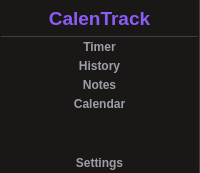
       <widget class="QFrame" name="aside_frame">
        <property name="sizePolicy">
         <sizepolicy hsizetype="Fixed" vsizetype="Preferred">
          <horstretch>0</horstretch>
          <verstretch>0</verstretch>
         </sizepolicy>
        </property>
        <property name="minimumSize">
         <size>
          <width>100</width>
          <height>0</height>
         </size>
        </property>
        <property name="styleSheet">
         <string notr="true">background-color: #1a1817;
border-right: 1px solid #3e3e42;
padding: 1px;</string>
        </property>
        <layout class="QVBoxLayout" name="aside">
         <property name="spacing">
          <number>0</number>
         </property>
         <property name="leftMargin">
          <number>0</number>
         </property>
         <property name="topMargin">
          <number>0</number>
         </property>
         <property name="rightMargin">
          <number>0</number>
         </property>
         <property name="bottomMargin">
          <number>0</number>
         </property>
         <item>
          <widget class="QLabel" name="app_title_label">
           <property name="minimumSize">
            <size>
             <width>0</width>
             <height>36</height>
            </size>
           </property>
           <property name="font">
            <font>
             <pointsize>-1</pointsize>
             <weight>75</weight>
             <bold>true</bold>
            </font>
           </property>
           <property name="styleSheet">
            <string notr="true">color: #8B5CF6;
border: none;
font-size: 19px;
font-weight: 600;
border-bottom: 1px solid #3e3e42;</string>
           </property>
           <property name="text">
            <string>CalenTrack</string>
           </property>
           <property name="alignment">
            <set>Qt::AlignCenter</set>
           </property>
           <property name="margin">
            <number>0</number>
           </property>
          </widget>
         </item>
         <item>
          <widget class="QToolButton" name="stopwatch_btn">
           <property name="sizePolicy">
            <sizepolicy hsizetype="Expanding" vsizetype="Fixed">
             <horstretch>0</horstretch>
             <verstretch>0</verstretch>
            </sizepolicy>
           </property>
           <property name="minimumSize">
            <size>
             <width>93</width>
             <height>14</height>
            </size>
           </property>
           <property name="styleSheet">
            <string notr="true">QToolButton {
	color: #9E9EA7;
	border: none;
	font-size: 12px;
	font-weight: 700;
}
QToolButton:hover {
    background-color: #252525;
}</string>
           </property>
           <property name="text">
            <string>Timer</string>
           </property>
           <property name="icon">
            <iconset>
             <normaloff>stopwatch-icon.png</normaloff>stopwatch-icon.png</iconset>
           </property>
           <property name="iconSize">
            <size>
             <width>18</width>
             <height>18</height>
            </size>
           </property>
           <property name="toolButtonStyle">
            <enum>Qt::ToolButtonTextUnderIcon</enum>
           </property>
           <property name="autoRaise">
            <bool>false</bool>
           </property>
          </widget>
         </item>
         <item>
          <widget class="QToolButton" name="history_btn">
           <property name="sizePolicy">
            <sizepolicy hsizetype="Expanding" vsizetype="Fixed">
             <horstretch>0</horstretch>
             <verstretch>0</verstretch>
            </sizepolicy>
           </property>
           <property name="minimumSize">
            <size>
             <width>93</width>
             <height>14</height>
            </size>
           </property>
           <property name="styleSheet">
            <string notr="true">QToolButton {
	color: #9E9EA7;
	border: none;
	font-size: 12px;
	font-weight: 700;
}
QToolButton:hover {
    background-color: #252525;
}</string>
           </property>
           <property name="text">
            <string>History</string>
           </property>
           <property name="icon">
            <iconset>
             <normaloff>history-icon.svg</normaloff>history-icon.svg</iconset>
           </property>
           <property name="iconSize">
            <size>
             <width>17</width>
             <height>17</height>
            </size>
           </property>
           <property name="toolButtonStyle">
            <enum>Qt::ToolButtonTextUnderIcon</enum>
           </property>
          </widget>
         </item>
         <item>
          <widget class="QToolButton" name="notes_btn">
           <property name="sizePolicy">
            <sizepolicy hsizetype="Expanding" vsizetype="Fixed">
             <horstretch>0</horstretch>
             <verstretch>0</verstretch>
            </sizepolicy>
           </property>
           <property name="minimumSize">
            <size>
             <width>93</width>
             <height>14</height>
            </size>
           </property>
           <property name="styleSheet">
            <string notr="true">QToolButton {
	color: #9E9EA7;
	border: none;
	font-size: 12px;
	font-weight: 700;
}
QToolButton:hover {
    background-color: #252525;
}</string>
           </property>
           <property name="text">
            <string>Notes</string>
           </property>
           <property name="icon">
            <iconset>
             <normaloff>note-icon.png</normaloff>note-icon.png</iconset>
           </property>
           <property name="iconSize">
            <size>
             <width>18</width>
             <height>18</height>
            </size>
           </property>
           <property name="toolButtonStyle">
            <enum>Qt::ToolButtonTextUnderIcon</enum>
           </property>
          </widget>
         </item>
         <item>
          <widget class="QToolButton" name="calendar_btn">
           <property name="sizePolicy">
            <sizepolicy hsizetype="Expanding" vsizetype="Fixed">
             <horstretch>0</horstretch>
             <verstretch>0</verstretch>
            </sizepolicy>
           </property>
           <property name="minimumSize">
            <size>
             <width>93</width>
             <height>14</height>
            </size>
           </property>
           <property name="styleSheet">
            <string notr="true">QToolButton {
	color: #9E9EA7;
	border: none;
	font-size: 12px;
	font-weight: 700;
}
QToolButton:hover {
    background-color: #252525;
}</string>
           </property>
           <property name="text">
            <string>Calendar</string>
           </property>
           <property name="icon">
            <iconset>
             <normaloff>calendar-icon.png</normaloff>calendar-icon.png</iconset>
           </property>
           <property name="iconSize">
            <size>
             <width>18</width>
             <height>18</height>
            </size>
           </property>
           <property name="toolButtonStyle">
            <enum>Qt::ToolButtonTextUnderIcon</enum>
           </property>
          </widget>
         </item>
         <item>
          <spacer name="aside_spacer">
           <property name="orientation">
            <enum>Qt::Vertical</enum>
           </property>
           <property name="sizeHint" stdset="0">
            <size>
             <width>20</width>
             <height>40</height>
            </size>
           </property>
          </spacer>
         </item>
         <item>
          <widget class="QToolButton" name="settings_btn">
           <property name="sizePolicy">
            <sizepolicy hsizetype="Expanding" vsizetype="Fixed">
             <horstretch>0</horstretch>
             <verstretch>0</verstretch>
            </sizepolicy>
           </property>
           <property name="minimumSize">
            <size>
             <width>93</width>
             <height>14</height>
            </size>
           </property>
           <property name="styleSheet">
            <string notr="true">QToolButton {
	color: #9E9EA7;
	border: none;
	font-size: 12px;
	font-weight: 700;
}
QToolButton:hover {
    background-color: #252525;
}</string>
           </property>
           <property name="text">
            <string>Settings</string>
           </property>
           <property name="icon">
            <iconset>
             <normaloff>settings-icons.png</normaloff>settings-icons.png</iconset>
           </property>
           <property name="iconSize">
            <size>
             <width>20</width>
             <height>20</height>
            </size>
           </property>
           <property name="toolButtonStyle">
            <enum>Qt::ToolButtonTextUnderIcon</enum>
           </property>
          </widget>
         </item>
        </layout>
       </widget>
